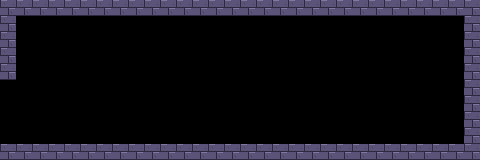

A level layout from a 2D game, rendered from its tile map. Below: a short description, then the map file with its tile-grid data intact:
An orthogonal 30x10 tile map with 16x16 px tiles, 1 tile layer (suelo) and 1 object (boss).

<map version="1.10" orientation="orthogonal" renderorder="right-down" width="30" height="10" tilewidth="16" tileheight="16" infinite="0" nextlayerid="3" nextobjectid="2">
 <properties>
  <property name="mx" type="int" value="7" />
  <property name="my" type="int" value="1" />
 </properties>
 <tileset firstgid="1" source="tiles.tsx" />
 <layer id="1" name="suelo" width="30" height="10">
  <data encoding="csv">
1,1,1,1,1,1,1,1,1,1,1,1,1,1,1,1,1,1,1,1,1,1,1,1,1,1,1,1,1,1,
1,0,0,0,0,0,0,0,0,0,0,0,0,0,0,0,0,0,0,0,0,0,0,0,0,0,0,0,0,1,
1,0,0,0,0,0,0,0,0,0,0,0,0,0,0,0,0,0,0,0,0,0,0,0,0,0,0,0,0,1,
1,0,0,0,0,0,0,0,0,0,0,0,0,0,0,0,0,0,0,0,0,0,0,0,0,0,0,0,0,1,
1,0,0,0,0,0,0,0,0,0,0,0,0,0,0,0,0,0,0,0,0,0,0,0,0,0,0,0,0,1,
0,0,0,0,0,0,0,0,0,0,0,0,0,0,0,0,0,0,0,0,0,0,0,0,0,0,0,0,0,1,
0,0,0,0,0,0,0,0,0,0,0,0,0,0,0,0,0,0,0,0,0,0,0,0,0,0,0,0,0,1,
0,0,0,0,0,0,0,0,0,0,0,0,0,0,0,0,0,0,0,0,0,0,0,0,0,0,0,0,0,1,
0,0,0,0,0,0,0,0,0,0,0,0,0,0,0,0,0,0,0,0,0,0,0,0,0,0,0,0,0,1,
1,1,1,1,1,1,1,1,1,1,1,1,1,1,1,1,1,1,1,1,1,1,1,1,1,1,1,1,1,1
</data>
 </layer>
 <objectgroup id="2" name="cosas">
  <object id="1" name="boss" type="boss" x="360" y="144" />
 </objectgroup>
</map>
